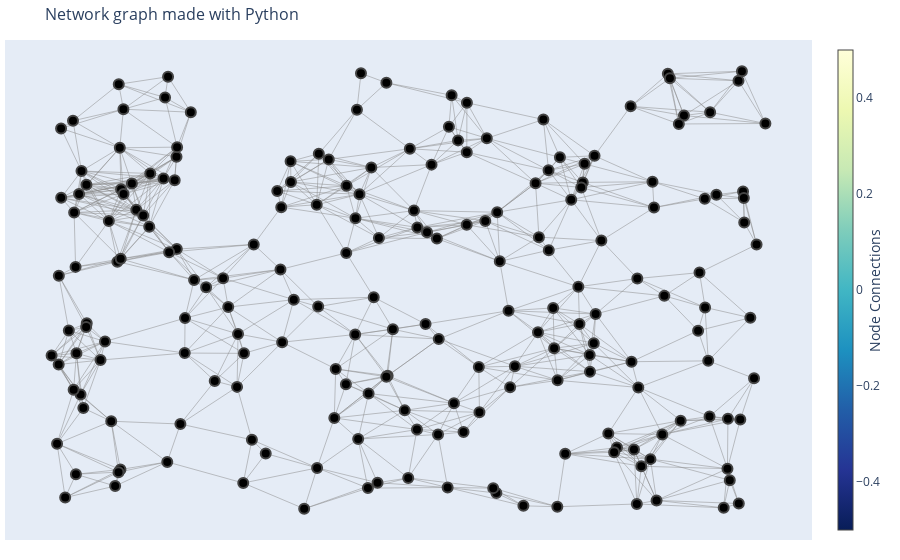

This figure's notebook cell:
### Code cell
fig = go.Figure(data=[edge_trace, node_trace],
             layout=go.Layout(
                title='Network graph made with Python',
                titlefont_size=16,
                showlegend=False,
                hovermode='closest',
                margin=dict(b=20,l=5,r=5,t=40),
                annotations=[ dict(
                    text="",
                    showarrow=False,
                    xref="paper", yref="paper",
                    x=0.005, y=-0.002 ) ],
                xaxis=dict(showgrid=False, zeroline=False, showticklabels=False),
                yaxis=dict(showgrid=False, zeroline=False, showticklabels=False))
                )
fig.show()

### Figure 1 — Plotly figure (JSON) as saved in the notebook; plotly's stock layout.template omitted (floating-point values rounded to 4 significant figures; data arrays with more than 128 entries replaced by an {"elided": "..."} marker saying what was removed)
{"data": [{"hoverinfo": "none", "line": {"color": "#888", "width": 0.5}, "mode": "lines", "type": "scatter", "x": {"elided": "2550 float values"}, "y": {"elided": "2550 float values"}}, {"hoverinfo": "text", "marker": {"color": [], "colorbar": {"thickness": 15, "title": {"side": "right", "text": "Node Connections"}, "xanchor": "left"}, "colorscale": [[0, "rgb(255,255,217)"], [0.125, "rgb(237,248,177)"], [0.25, "rgb(199,233,180)"], [0.375, "rgb(127,205,187)"], [0.5, "rgb(65,182,196)"], [0.625, "rgb(29,145,192)"], [0.75, "rgb(34,94,168)"], [0.875, "rgb(37,52,148)"], [1, "rgb(8,29,88)"]], "line": {"width": 2}, "reversescale": true, "showscale": true, "size": 10}, "mode": "markers", "type": "scatter", "x": {"elided": "200 float values"}, "y": {"elided": "200 float values"}}], "layout": {"annotations": [{"showarrow": false, "text": "", "x": 0.005, "xref": "paper", "y": -0.002, "yref": "paper"}], "hovermode": "closest", "margin": {"b": 20, "l": 5, "r": 5, "t": 40}, "showlegend": false, "title": {"font": {"size": 16}, "text": "Network graph made with Python"}, "xaxis": {"showgrid": false, "showticklabels": false, "zeroline": false}, "yaxis": {"showgrid": false, "showticklabels": false, "zeroline": false}}}
